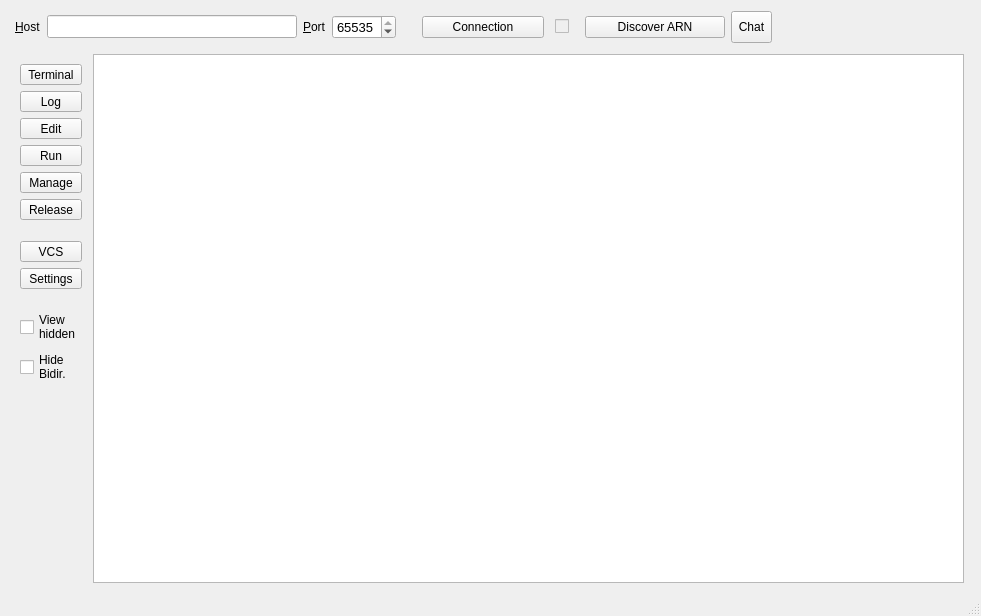
<?xml version="1.0" encoding="UTF-8"?>
<ui version="4.0">
 <class>MainWindow</class>
 <widget class="QMainWindow" name="MainWindow">
  <property name="geometry">
   <rect>
    <x>0</x>
    <y>0</y>
    <width>981</width>
    <height>616</height>
   </rect>
  </property>
  <property name="windowTitle">
   <string>Arn Browser</string>
  </property>
  <property name="styleSheet">
   <string notr="true">QCheckBox::indicator[class=trafic] {
  width: 17px;
  height:17px;
  border-radius: 4px;
}

QCheckBox::indicator:enabled:unchecked[class=trafic] {
  background-color: QLinearGradient( x1: 0, y1: 0, x2: 0, y2: 1, stop: 0 #9df, stop: 0.49 #7bd, stop: 0.5 #6ac, stop: 1 #7bd);
}
QCheckBox::indicator:enabled:checked[class=trafic] {
  background-color: QLinearGradient( x1: 0, y1: 0, x2: 0, y2: 1, stop: 0 #6d6, stop: 0.49 #3a3, stop: 0.5 #292, stop: 1 #3a3);
}
QCheckBox::indicator:disabled:unchecked[class=trafic] {
  background: qlineargradient(x1:0, y1:0, x2:1, y2:1, stop:0 #fbb, stop:1 #d88);
}
QCheckBox::indicator:disabled:checked[class=trafic] {
  background: qlineargradient(x1:0, y1:0, x2:1, y2:1, stop:0 #bfb, stop:1 #6c6);
}
</string>
  </property>
  <widget class="QWidget" name="centralWidget">
   <layout class="QVBoxLayout" name="verticalLayout_2">
    <property name="leftMargin">
     <number>15</number>
    </property>
    <property name="rightMargin">
     <number>17</number>
    </property>
    <item>
     <layout class="QHBoxLayout" name="horizontalLayout">
      <property name="topMargin">
       <number>0</number>
      </property>
      <property name="bottomMargin">
       <number>5</number>
      </property>
      <item>
       <widget class="QLabel" name="hostLabel">
        <property name="sizePolicy">
         <sizepolicy hsizetype="Preferred" vsizetype="Preferred">
          <horstretch>0</horstretch>
          <verstretch>0</verstretch>
         </sizepolicy>
        </property>
        <property name="text">
         <string>&amp;Host</string>
        </property>
        <property name="buddy">
         <cstring>hostEdit</cstring>
        </property>
       </widget>
      </item>
      <item>
       <widget class="QLineEdit" name="hostEdit">
        <property name="sizePolicy">
         <sizepolicy hsizetype="MinimumExpanding" vsizetype="Fixed">
          <horstretch>0</horstretch>
          <verstretch>0</verstretch>
         </sizepolicy>
        </property>
        <property name="minimumSize">
         <size>
          <width>250</width>
          <height>0</height>
         </size>
        </property>
        <property name="baseSize">
         <size>
          <width>0</width>
          <height>0</height>
         </size>
        </property>
        <property name="font">
         <font>
          <pointsize>10</pointsize>
         </font>
        </property>
        <property name="text">
         <string/>
        </property>
       </widget>
      </item>
      <item>
       <widget class="QLabel" name="portLabel">
        <property name="sizePolicy">
         <sizepolicy hsizetype="Preferred" vsizetype="Preferred">
          <horstretch>0</horstretch>
          <verstretch>0</verstretch>
         </sizepolicy>
        </property>
        <property name="text">
         <string>&amp;Port</string>
        </property>
        <property name="buddy">
         <cstring>portEdit</cstring>
        </property>
       </widget>
      </item>
      <item>
       <widget class="QSpinBox" name="portEdit">
        <property name="sizePolicy">
         <sizepolicy hsizetype="Preferred" vsizetype="Fixed">
          <horstretch>0</horstretch>
          <verstretch>0</verstretch>
         </sizepolicy>
        </property>
        <property name="minimumSize">
         <size>
          <width>0</width>
          <height>0</height>
         </size>
        </property>
        <property name="font">
         <font>
          <pointsize>10</pointsize>
         </font>
        </property>
        <property name="minimum">
         <number>1</number>
        </property>
        <property name="maximum">
         <number>65535</number>
        </property>
        <property name="value">
         <number>65535</number>
        </property>
       </widget>
      </item>
      <item>
       <spacer name="horizontalSpacer">
        <property name="orientation">
         <enum>Qt::Horizontal</enum>
        </property>
        <property name="sizeType">
         <enum>QSizePolicy::Maximum</enum>
        </property>
        <property name="sizeHint" stdset="0">
         <size>
          <width>20</width>
          <height>20</height>
         </size>
        </property>
       </spacer>
      </item>
      <item>
       <widget class="QPushButton" name="connectButton">
        <property name="sizePolicy">
         <sizepolicy hsizetype="Minimum" vsizetype="Fixed">
          <horstretch>0</horstretch>
          <verstretch>0</verstretch>
         </sizepolicy>
        </property>
        <property name="minimumSize">
         <size>
          <width>122</width>
          <height>0</height>
         </size>
        </property>
        <property name="font">
         <font>
          <pointsize>9</pointsize>
         </font>
        </property>
        <property name="text">
         <string>Connection</string>
        </property>
        <property name="icon">
         <iconset resource="files.qrc">
          <normaloff>:/pic/connect.png</normaloff>
          <normalon>:/pic/disconnect.png</normalon>:/pic/connect.png</iconset>
        </property>
        <property name="iconSize">
         <size>
          <width>25</width>
          <height>24</height>
         </size>
        </property>
        <property name="checkable">
         <bool>true</bool>
        </property>
       </widget>
      </item>
      <item>
       <spacer name="horizontalSpacer_4">
        <property name="orientation">
         <enum>Qt::Horizontal</enum>
        </property>
        <property name="sizeType">
         <enum>QSizePolicy::Maximum</enum>
        </property>
        <property name="sizeHint" stdset="0">
         <size>
          <width>5</width>
          <height>20</height>
         </size>
        </property>
       </spacer>
      </item>
      <item>
       <widget class="QCheckBox" name="connectStat">
        <property name="enabled">
         <bool>false</bool>
        </property>
        <property name="sizePolicy">
         <sizepolicy hsizetype="Fixed" vsizetype="Fixed">
          <horstretch>0</horstretch>
          <verstretch>0</verstretch>
         </sizepolicy>
        </property>
        <property name="text">
         <string/>
        </property>
        <property name="checkable">
         <bool>true</bool>
        </property>
        <property name="checked">
         <bool>false</bool>
        </property>
        <property name="tristate">
         <bool>false</bool>
        </property>
        <property name="class" stdset="0">
         <string>trafic</string>
        </property>
       </widget>
      </item>
      <item>
       <spacer name="horizontalSpacer_3">
        <property name="orientation">
         <enum>Qt::Horizontal</enum>
        </property>
        <property name="sizeType">
         <enum>QSizePolicy::Maximum</enum>
        </property>
        <property name="sizeHint" stdset="0">
         <size>
          <width>10</width>
          <height>20</height>
         </size>
        </property>
       </spacer>
      </item>
      <item>
       <widget class="QPushButton" name="discoverButton">
        <property name="sizePolicy">
         <sizepolicy hsizetype="Minimum" vsizetype="Fixed">
          <horstretch>0</horstretch>
          <verstretch>0</verstretch>
         </sizepolicy>
        </property>
        <property name="minimumSize">
         <size>
          <width>140</width>
          <height>0</height>
         </size>
        </property>
        <property name="font">
         <font>
          <pointsize>9</pointsize>
         </font>
        </property>
        <property name="text">
         <string>Discover ARN</string>
        </property>
        <property name="icon">
         <iconset resource="files.qrc">
          <normaloff>:/pic/search_arn.png</normaloff>:/pic/search_arn.png</iconset>
        </property>
        <property name="iconSize">
         <size>
          <width>28</width>
          <height>24</height>
         </size>
        </property>
       </widget>
      </item>
      <item>
       <widget class="QToolButton" name="chatButton">
        <property name="sizePolicy">
         <sizepolicy hsizetype="Minimum" vsizetype="Fixed">
          <horstretch>0</horstretch>
          <verstretch>0</verstretch>
         </sizepolicy>
        </property>
        <property name="minimumSize">
         <size>
          <width>0</width>
          <height>32</height>
         </size>
        </property>
        <property name="text">
         <string>Chat</string>
        </property>
        <property name="icon">
         <iconset resource="files.qrc">
          <normaloff>:/pic/chat.png</normaloff>:/pic/chat.png</iconset>
        </property>
        <property name="toolButtonStyle">
         <enum>Qt::ToolButtonTextBesideIcon</enum>
        </property>
        <property name="autoRaise">
         <bool>false</bool>
        </property>
        <property name="arrowType">
         <enum>Qt::NoArrow</enum>
        </property>
       </widget>
      </item>
      <item>
       <spacer name="horizontalSpacer_2">
        <property name="orientation">
         <enum>Qt::Horizontal</enum>
        </property>
        <property name="sizeType">
         <enum>QSizePolicy::Expanding</enum>
        </property>
        <property name="sizeHint" stdset="0">
         <size>
          <width>40</width>
          <height>20</height>
         </size>
        </property>
       </spacer>
      </item>
     </layout>
    </item>
    <item>
     <layout class="QHBoxLayout" name="horizontalLayout_2">
      <item>
       <layout class="QVBoxLayout" name="verticalLayout_3">
        <property name="leftMargin">
         <number>5</number>
        </property>
        <property name="topMargin">
         <number>10</number>
        </property>
        <property name="rightMargin">
         <number>5</number>
        </property>
        <item>
         <widget class="QToolButton" name="terminalButton">
          <property name="sizePolicy">
           <sizepolicy hsizetype="Preferred" vsizetype="Preferred">
            <horstretch>0</horstretch>
            <verstretch>0</verstretch>
           </sizepolicy>
          </property>
          <property name="minimumSize">
           <size>
            <width>0</width>
            <height>0</height>
           </size>
          </property>
          <property name="maximumSize">
           <size>
            <width>16777215</width>
            <height>16777215</height>
           </size>
          </property>
          <property name="text">
           <string>Terminal</string>
          </property>
          <property name="icon">
           <iconset resource="files.qrc">
            <normaloff>:/pic/terminal.png</normaloff>:/pic/terminal.png</iconset>
          </property>
          <property name="iconSize">
           <size>
            <width>24</width>
            <height>24</height>
           </size>
          </property>
          <property name="toolButtonStyle">
           <enum>Qt::ToolButtonTextBesideIcon</enum>
          </property>
         </widget>
        </item>
        <item>
         <widget class="QToolButton" name="logButton">
          <property name="sizePolicy">
           <sizepolicy hsizetype="Preferred" vsizetype="Preferred">
            <horstretch>0</horstretch>
            <verstretch>0</verstretch>
           </sizepolicy>
          </property>
          <property name="minimumSize">
           <size>
            <width>0</width>
            <height>0</height>
           </size>
          </property>
          <property name="maximumSize">
           <size>
            <width>16777215</width>
            <height>16777215</height>
           </size>
          </property>
          <property name="text">
           <string>Log</string>
          </property>
          <property name="icon">
           <iconset resource="files.qrc">
            <normaloff>:/pic/log.png</normaloff>:/pic/log.png</iconset>
          </property>
          <property name="iconSize">
           <size>
            <width>24</width>
            <height>24</height>
           </size>
          </property>
          <property name="toolButtonStyle">
           <enum>Qt::ToolButtonTextBesideIcon</enum>
          </property>
         </widget>
        </item>
        <item>
         <widget class="QToolButton" name="editButton">
          <property name="sizePolicy">
           <sizepolicy hsizetype="Preferred" vsizetype="Preferred">
            <horstretch>0</horstretch>
            <verstretch>0</verstretch>
           </sizepolicy>
          </property>
          <property name="text">
           <string>Edit</string>
          </property>
          <property name="icon">
           <iconset>
            <normalon>:/pic/Pencil-icon.png</normalon>
           </iconset>
          </property>
          <property name="iconSize">
           <size>
            <width>24</width>
            <height>24</height>
           </size>
          </property>
          <property name="toolButtonStyle">
           <enum>Qt::ToolButtonTextBesideIcon</enum>
          </property>
         </widget>
        </item>
        <item>
         <widget class="QToolButton" name="runButton">
          <property name="sizePolicy">
           <sizepolicy hsizetype="Preferred" vsizetype="Preferred">
            <horstretch>0</horstretch>
            <verstretch>0</verstretch>
           </sizepolicy>
          </property>
          <property name="text">
           <string>Run</string>
          </property>
          <property name="icon">
           <iconset>
            <normalon>:/pic/Play.png</normalon>
           </iconset>
          </property>
          <property name="iconSize">
           <size>
            <width>24</width>
            <height>24</height>
           </size>
          </property>
          <property name="toolButtonStyle">
           <enum>Qt::ToolButtonTextBesideIcon</enum>
          </property>
         </widget>
        </item>
        <item>
         <widget class="QToolButton" name="manageButton">
          <property name="sizePolicy">
           <sizepolicy hsizetype="Preferred" vsizetype="Preferred">
            <horstretch>0</horstretch>
            <verstretch>0</verstretch>
           </sizepolicy>
          </property>
          <property name="text">
           <string>Manage</string>
          </property>
          <property name="icon">
           <iconset>
            <normalon>:/pic/tools-icon.png</normalon>
           </iconset>
          </property>
          <property name="iconSize">
           <size>
            <width>24</width>
            <height>24</height>
           </size>
          </property>
          <property name="toolButtonStyle">
           <enum>Qt::ToolButtonTextBesideIcon</enum>
          </property>
         </widget>
        </item>
        <item>
         <widget class="QToolButton" name="releaseButton">
          <property name="sizePolicy">
           <sizepolicy hsizetype="Preferred" vsizetype="Preferred">
            <horstretch>0</horstretch>
            <verstretch>0</verstretch>
           </sizepolicy>
          </property>
          <property name="text">
           <string>Release</string>
          </property>
          <property name="icon">
           <iconset>
            <normalon>:/pic/close.png</normalon>
           </iconset>
          </property>
          <property name="iconSize">
           <size>
            <width>24</width>
            <height>24</height>
           </size>
          </property>
          <property name="toolButtonStyle">
           <enum>Qt::ToolButtonTextBesideIcon</enum>
          </property>
         </widget>
        </item>
        <item>
         <spacer name="verticalSpacer_3">
          <property name="orientation">
           <enum>Qt::Vertical</enum>
          </property>
          <property name="sizeType">
           <enum>QSizePolicy::Maximum</enum>
          </property>
          <property name="sizeHint" stdset="0">
           <size>
            <width>20</width>
            <height>15</height>
           </size>
          </property>
         </spacer>
        </item>
        <item>
         <widget class="QToolButton" name="vcsButton">
          <property name="sizePolicy">
           <sizepolicy hsizetype="Preferred" vsizetype="Preferred">
            <horstretch>0</horstretch>
            <verstretch>0</verstretch>
           </sizepolicy>
          </property>
          <property name="text">
           <string>VCS</string>
          </property>
          <property name="icon">
           <iconset>
            <normalon>:/pic/old-versions.png</normalon>
           </iconset>
          </property>
          <property name="iconSize">
           <size>
            <width>24</width>
            <height>24</height>
           </size>
          </property>
          <property name="toolButtonStyle">
           <enum>Qt::ToolButtonTextBesideIcon</enum>
          </property>
         </widget>
        </item>
        <item>
         <widget class="QToolButton" name="settingsButton">
          <property name="sizePolicy">
           <sizepolicy hsizetype="Preferred" vsizetype="Preferred">
            <horstretch>0</horstretch>
            <verstretch>0</verstretch>
           </sizepolicy>
          </property>
          <property name="text">
           <string>Settings</string>
          </property>
          <property name="icon">
           <iconset>
            <normalon>:/pic/Settings-icon.png</normalon>
           </iconset>
          </property>
          <property name="iconSize">
           <size>
            <width>24</width>
            <height>24</height>
           </size>
          </property>
          <property name="toolButtonStyle">
           <enum>Qt::ToolButtonTextBesideIcon</enum>
          </property>
         </widget>
        </item>
        <item>
         <spacer name="verticalSpacer_4">
          <property name="orientation">
           <enum>Qt::Vertical</enum>
          </property>
          <property name="sizeType">
           <enum>QSizePolicy::Maximum</enum>
          </property>
          <property name="sizeHint" stdset="0">
           <size>
            <width>20</width>
            <height>15</height>
           </size>
          </property>
         </spacer>
        </item>
        <item>
         <widget class="QCheckBox" name="viewHidden">
          <property name="sizePolicy">
           <sizepolicy hsizetype="Minimum" vsizetype="Preferred">
            <horstretch>0</horstretch>
            <verstretch>0</verstretch>
           </sizepolicy>
          </property>
          <property name="text">
           <string>View
hidden</string>
          </property>
         </widget>
        </item>
        <item>
         <widget class="QCheckBox" name="hideBidir">
          <property name="sizePolicy">
           <sizepolicy hsizetype="Minimum" vsizetype="Preferred">
            <horstretch>0</horstretch>
            <verstretch>0</verstretch>
           </sizepolicy>
          </property>
          <property name="text">
           <string>Hide
Bidir.</string>
          </property>
         </widget>
        </item>
        <item>
         <spacer name="verticalSpacer">
          <property name="orientation">
           <enum>Qt::Vertical</enum>
          </property>
          <property name="sizeType">
           <enum>QSizePolicy::Expanding</enum>
          </property>
          <property name="sizeHint" stdset="0">
           <size>
            <width>20</width>
            <height>50</height>
           </size>
          </property>
         </spacer>
        </item>
       </layout>
      </item>
      <item>
       <widget class="QTreeView" name="arnView">
        <property name="sizePolicy">
         <sizepolicy hsizetype="Expanding" vsizetype="Expanding">
          <horstretch>0</horstretch>
          <verstretch>0</verstretch>
         </sizepolicy>
        </property>
        <property name="styleSheet">
         <string notr="true">QTreeView::branch:has-children:!has-siblings:closed,
QTreeView::branch:closed:has-children:has-siblings {
    border-image: none;
    image: url(://pic/rightarrow.png);
}

QTreeView::branch:open:has-children:!has-siblings,
QTreeView::branch:open:has-children:has-siblings  {
    border-image: none;
    image: url(://pic/downarrow.png);
}

</string>
        </property>
        <property name="alternatingRowColors">
         <bool>true</bool>
        </property>
        <property name="indentation">
         <number>28</number>
        </property>
        <property name="animated">
         <bool>true</bool>
        </property>
        <attribute name="headerDefaultSectionSize">
         <number>150</number>
        </attribute>
       </widget>
      </item>
     </layout>
    </item>
   </layout>
  </widget>
  <widget class="QStatusBar" name="statusBar"/>
 </widget>
 <layoutdefault spacing="6" margin="11"/>
 <resources>
  <include location="files.qrc"/>
 </resources>
 <connections/>
</ui>
